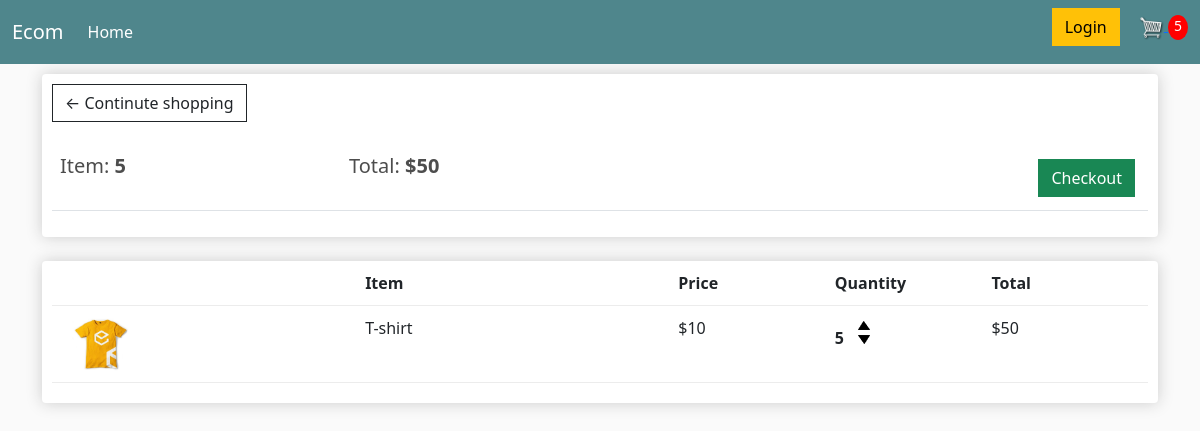
The app's page /cart/ (signed in) with its own data.
### store/models.py (models this page shows, shortened)
class Order(models.Model):
    customer = models.ForeignKey(Customer, on_delete=models.SET_NULL, null=True, blank=True)
    date_order = models.DateTimeField(auto_now_add=True)
    complete = models.BooleanField(default=False, null=True, blank=False)
    transaction_id = models.CharField(max_length=225, null=True)
    @property
    def get_cart_total(self):
        orderitem = self.orderitem_set.all()
        total = sum([item.get_total for item in orderitem])
        return total
    @property
    def get_cart_items(self):
        orderitem = self.orderitem_set.all()
        total = sum([item.quantity for item in orderitem])
        return total

class OrderItem(models.Model):
    product = models.ForeignKey(Product, on_delete=models.SET_NULL, null=True, blank=True)
    order = models.ForeignKey(Order, on_delete=models.SET_NULL, null=True, blank=True)
    quantity = models.IntegerField(default=0, null=True, blank=True)
    date_added = models.DateTimeField(auto_now_add=True)
    @property
    def get_total(self):
        total = self.product.price * self.quantity
        return total

class Product(models.Model):
    name = models.CharField(max_length=225, null=True)
    price = models.FloatField()
    digital = models.BooleanField(default=False, null=True, blank=True)
    image = models.ImageField(null=True, blank=True)
    @property
    def imageUrl(self):
        try:
            url = self.image.url
        except:
            url = ''
        return url

### store/views.py (the view, shortened to what this page needs)
# urls.py: path('cart/', views.cart, name='cart'),
def cart(request):
    if request.user.is_authenticated:
        customer = request.user.customer
        order, created = Order.objects.get_or_create(customer=customer, complete=False)
        items = order.orderitem_set.all()
        cartItems = order.get_cart_items
    context = {
        'items': items,
        'order': order,
        'cartItems': cartItems,
        'shipping': False
    }
    return render(request, 'cart.html', context)

### store/templates/cart.html
{% extends 'main.html' %}
{% load static %}
{% block content %}
    <div class="row">
        <div class="col-lg-12">
            <div class="box-element">
                <a class="btn btn-outline-dark" href="{% url 'store' %}">&#x2190; Continute shopping</a>
                <br>
                <br>
                <table class="table">
                    <tr>
                        <th><h5>Item: <strong>{{order.get_cart_items}}</strong></h5></th>
                        <th><h5>Total: <strong>${{order.get_cart_total|floatformat:0}}</strong></h5></th>
                        <th>
                            <a style="float: right; margin: 5px;" class="btn btn-success" href="{% url 'checkout' %}">Checkout</a>
                        </th>
                    </tr>
                </table>
            </div>
            <br>
            <div class="box-element">
                <div class="cart-row">
                    <div style="flex: 2"></div>
                    <div style="flex: 2"><strong>Item</strong></div>
                    <div style="flex: 1"><strong>Price</strong></div>
                    <div style="flex: 1"><strong>Quantity</strong></div>
                    <div style="flex: 1"><strong>Total</strong></div>
                </div>
                {% for item in items %}
                <div class="cart-row">
                    <div style="flex: 2"><img class="row-image" src="{{item.product.imageUrl}}" alt=""></div>
                    <div style="flex: 2">{{item.product.name}}</div>
                    <div style="flex: 1">${{item.product.price|floatformat:0}}</div>
                    <div style="flex: 1">
                        <p class="quantity">{{item.quantity}}</p>
						<div class="quantity">
							<img data-product="{{item.product.id}}" data-action="add" class="chg-quantity update-cart" src="{% static  'images/arrow-up.png' %}">
							<img data-product="{{item.product.id}}" data-action="remove" class="chg-quantity update-cart" src="{% static  'images/arrow-down.png' %}">
						</div>
                    </div>
                    <div style="flex: 1">${{item.get_total|floatformat:0}}</div>
                </div>
                {% endfor %}
            </div>
        </div>
    </div>
{% endblock  %}

### staticfiles/static/css/main.css (style rules this page uses)
body { background-color: hsl(0, 0%, 98%); }
h1,h2,h3,h4,h5,h6 { color:hsl(0, 0%, 30%); }
.box-element { box-shadow:hsl(0, 0%, 80%) 0 0 16px; background-color: #fff; border-radius: 4px; padding: 10px; }
.col-lg-4, .col-lg-6, .col-lg-8, .col-lg-12 { margin-top: 10px; }
.btn { border-radius: 0; }
.row-image { width: 100px; }
.cart-row { display: flex; align-items: flex-stretch; padding-bottom: 10px; margin-bottom: 10px; border-bottom: 1px solid #ececec; }
.quantity { display: inline-block; font-weight: 700; padding-right:10px; }
.chg-quantity { width: 12px; cursor: pointer; display: block; margin-top: 5px; transition:.1s; }

### records on screen
Order: get_cart_items "5", get_cart_total "50"
OrderItem: product.imageUrl (picture), product.name "T-shirt", product.price "10", quantity "5", get_total "50"

### other values on screen
{{ cartItems }} "5"
